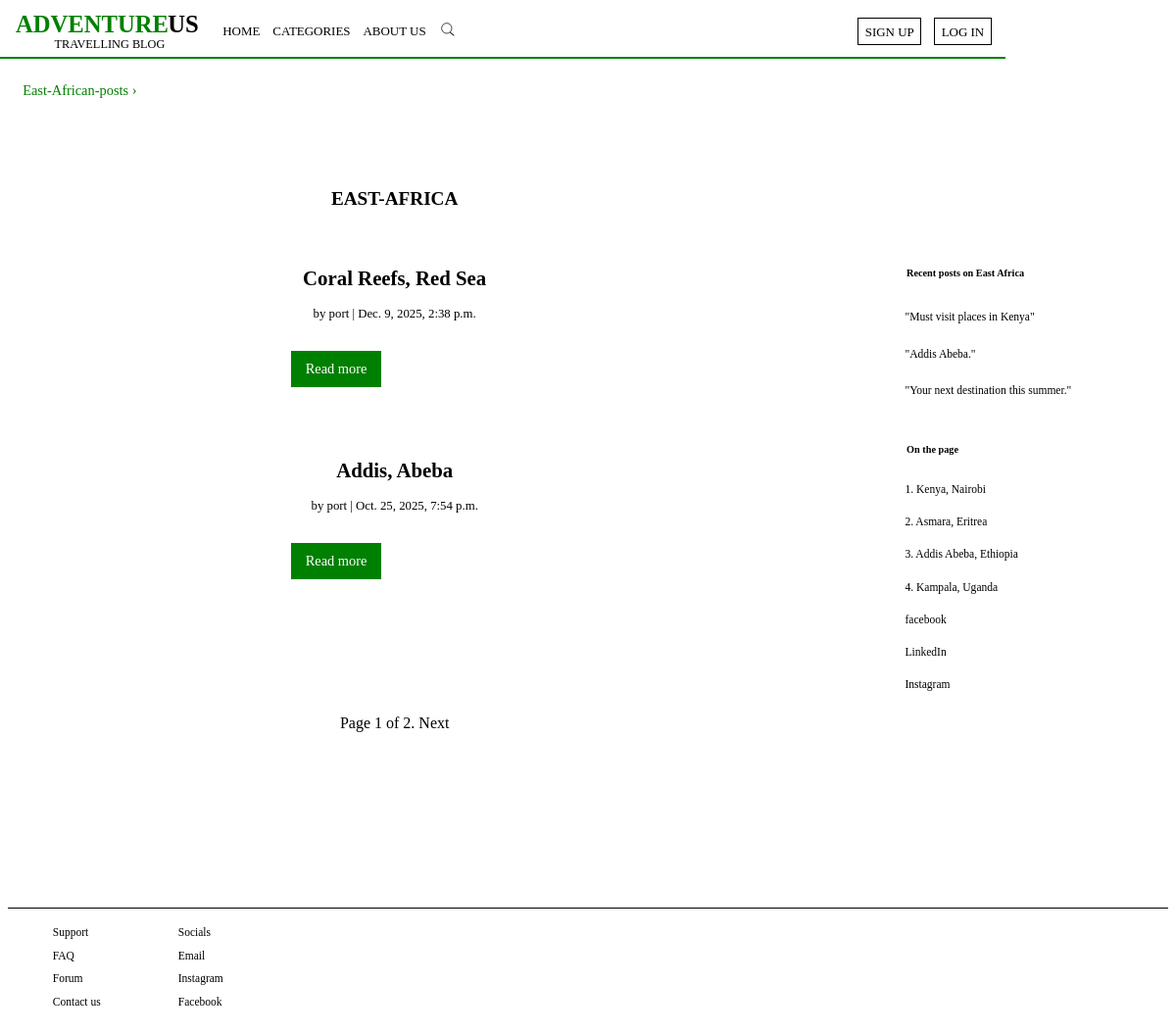
Screenshot of /cee/list/ with the database file from the repository.
### cee/models.py (models this page shows, shortened)
class BookReview(models.Model):
    title=models.CharField(max_length=100)
    date=models.DateTimeField()
    author=models.ForeignKey(
        settings.AUTH_USER_MODEL,
        on_delete=models.CASCADE,
    )
    body=models.TextField()
    class Meta:
        ordering=['-date']
    def get_absolute_url(self):
        return reverse("detail", kwargs={'pk':self.pk})

### cee/views.py (the view)
# urls.py: path("list/", BlogList.as_view(), name="list"),
class BlogList(ListView):
    template_name="list.html"
    model= BookReview
    paginate_by = 2

### templates/list.html (shortened to what this page needs)
<!DOCTYPE HTML>
<html>
    <head>
    </head>
    <body>
        {% extends 'base.html'%}
        {%block content%}
        {% include "nav.html" with active_link='list' %}
        <div class="content">
          <div class="blog">
<h1>EAST-AFRICA</h1>
  {%for blog in bookreview_list%}
  <h2 id="title">{{blog.title}}</h2>
  <p id="date">by {{blog.author}} | {{blog.date}}</p>
  <a href="{{blog.get_absolute_url}}"><p id="readmore">Read more</p></a>
  {%endfor%}
  </div>
  <div id="sidebar">
      <div id="recentpost"><h4>Recent posts on East Africa</h4>
          <ol>
            <a href=""><li class="list">"Must visit places in Kenya"</li></a>
          <a href=""><li class="list">"Addis Abeba."</li></a>
        <a href=""><li class="list">"Your next destination this summer."</li></a>
      </ol>
  </div>
      <div id="onthepage">
      <h4>On the page</h4>
      <ol><li class="list"><a href="">1. Kenya, Nairobi</a></li>
       <li class="list"><a href="">2. Asmara, Eritrea</a></li>
       <li class="list"><a href="">3. Addis Abeba, Ethiopia</a></li>
      <li class="list"><a href="">4. Kampala, Uganda</a></li>
              <li class="list"><a href="">facebook</a></li>
               <li class="list"><a href="">LinkedIn</a></li>
               <li class="list"><a href="">Instagram</a></li>
              </ol>
            </div></div>
            {% include "pagination.html" with page=page_obj %}
          </div>
          {%endblock%}

### templates/list.html (style rules this page uses)
h1 { margin-top: 3em;margin-bottom: 3em; }
.content { text-align: center; }
@media screen and (min-width: 1024px) { h1 { margin-top: 8em; } }
@media screen and (min-width: 1024px) { .content { display: grid;grid-template-columns: 1fr .5fr;grid-template-rows: 1fr;grid-template-areas: 'blog side'; } }
@media screen and (min-width: 1024px) { .blog { grid-area: blog;margin-top: -25%; } }
@media screen and (min-width: 1024px) { #sidebar { grid-area: side; } }
@media screen and (min-width: 1024px) { h4 { margin-top: 3em; } }
@media screen and (min-width: 1024px) { .content { margin-top: 10em; } }
@media screen and (min-width: 1024px) { h4 { text-align: start;margin-left: 8em; } }

### templates/base.html (style rules this page uses)
a { text-decoration: none; }
a { color: black; }
h1 { font-size: 1.2em; }
h2 { font-size: 1.1em; }
#about,li { padding: .5em;font-size: 1em;border-bottom: .5px solid; }
#date { font-size: .8em;width: auto; }
#readmore { border: 1px solid;margin: 0em 0em 5em 7em; width: 5em; padding: .7em;background-color: green;font-size: .9em;color: white; }
#sidebar { display: none; }
h4 { font-size: .8em; }
@media screen and (min-width: 375px) { #readmore { margin-top: 2em;margin-left: 9.5em; } }
@media screen and (min-width: 425px) { #readmore { margin-left: 11em; } }
@media screen and (min-width: 768px) { li { font-size: 1em; } }
@media screen and (min-width: 768px) { #readmore { margin-left: 23em; } }
@media screen and (min-width: 768px) { h2 { font-size: 1.3em; } }
@media screen and (min-width: 1024px) { #nav_1024, li { list-style-type: none;font-size: .9em; } }
@media screen and (min-width: 1024px) { #readmore { margin-left: 20em; } }
@media screen and (min-width: 1024px) { #sidebar { display: block; } }
@media screen and (min-width: 1024px) { #sidebar { padding: 0em 5% 0em .5em;line-height: 2em;width: 20em;margin-left: 10%; font-size: .8em; } }
@media screen and (min-width: 1024px) { .list { list-style-type: none;border-bottom: none; } }
@media screen and (min-width: 1024px) { #onthepage { line-height: 1.7em; } }
@media screen and (min-width: 1024px) { #title { font-size: 1.3em; } }

### rows the page displays
BookReview: title "Coral Reefs, Red Sea", author "port", date "Dec. 9, 2025, 2:38 p.m."
BookReview: title "Addis, Abeba", author "port", date "Oct. 25, 2025, 7:54 p.m."

### other values shown
{{ page.number }} "1"
{{ page.paginator.num_pages }} "2"
